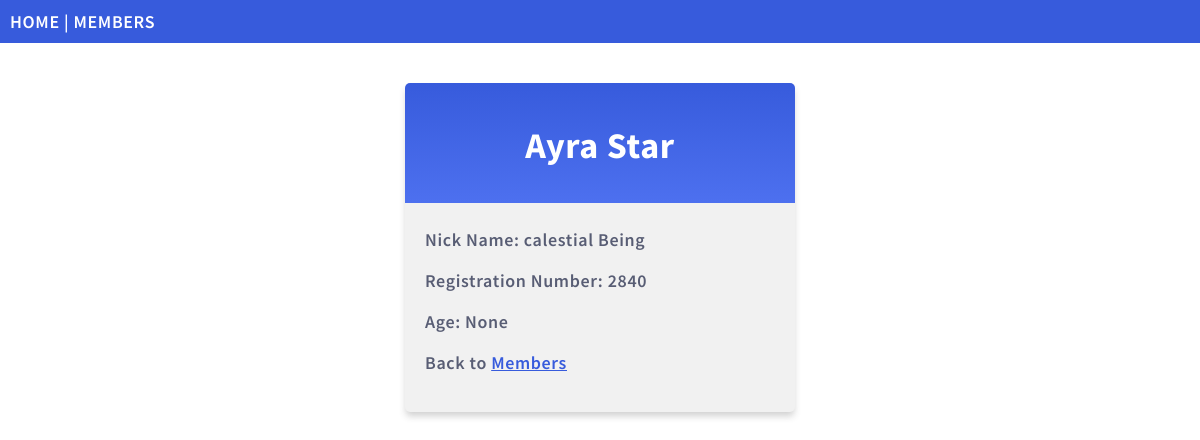
Page /details/8/ on the committed database.
### mySelf/models.py (models this page shows)
class MySelf(models.Model):
    firstName = models.CharField(max_length=255)
    lastName = models.CharField(max_length=255)
    nickName=models.CharField(max_length=255,null=True)
    admNo=models.IntegerField(null=True)
    age=models.IntegerField(null=True)
    '''def __str__(self):
        return f"{self.firstName} {self.lastName}"'''

### mySelf/views.py (the view)
# urls.py: path('details/<int:id>/',views.details, name='details'),
def details(request,id):
    members=MySelf.objects.get(id=id)
    template=loader.get_template('details.html')
    context = {
        'members': members,
    }
    return HttpResponse(template.render(context, request))

### mySelf/templates/details.html (shortened to what this page needs)
{% extends "master.html" %}
{% block content%}
<div class="mycard">
    <h1>{{members.firstName}} {{members.lastName}}</h1>
    <p>Nick Name: {{members.nickName}}</p>
    <p>Registration Number: {{members.admNo}}</p>
    <p>Age: {{members.age}}</p>
    <p>Back to <a href="{% url 'members' %}">Members</a></p>
</div>
{% endblock %}

### mystaticfiles/mystyles.css (style rules this page uses)
body { margin:0; font: 600 18px 'Source Sans Pro', sans-serif; letter-spacing: 0.64px; color: #585d74; }
.mycard { background-color: #f1f1f1; background-image: linear-gradient(to bottom, #375BDC, #4D70EF); background-size: 100% 120px; background-repeat: no-repeat; margin: 40px auto; width: 350px; border-radius: 5px; box-shadow: 0 5px 7px -1px rgba(51, 51, 51, 0.23); padding: 20px; }
.mycard h1 { text-align: center; color:#ffffff; margin:20px 0 60px 0; }
a:link, a:visited { color: #375BDC; }

### rows in the picture
MySelf: firstName "Ayra", lastName "Star", nickName "calestial Being", admNo "2840", age "None"
